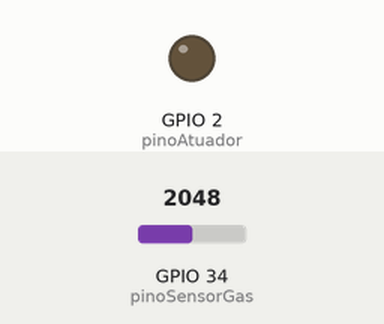
Bench run of a sketch on a simulated ESP32. On the bench: output pins drawn as LEDs (lit = HIGH). The inputs (shaded band) are chosen by the test bench; at power-on: GPIO 34 (pinoSensorGas) = 2048. WiFi joins after 1.5 s; servers stay silent unless stated; random numbers use the default seed unless the sketch sets one; no MQTT or app messages arrive unless stated; what the sketch prints to the serial monitor is not drawn.

Above: at 0.1 s.
At 2.1 s:
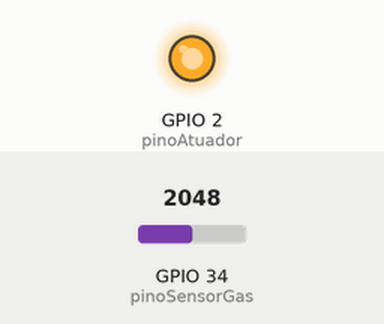
Timing chart, 0 to 3.6 s (numbered marks = the images above):
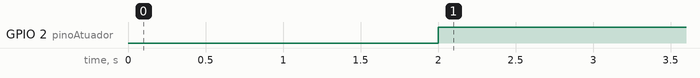

Measured:
- by itself, GPIO 2 (pinoAtuador): LOW → HIGH at 2.0 s

The sketch:

main.ino
```cpp
#include <WiFi.h>
#include <PubSubClient.h>

// Configurações de Wi-Fi (Padrão do Wokwi)
const char* ssid = "Wokwi-GUEST";
const char* password = "";

// Configurações do Broker MQTT (HiveMQ Público)
const char* mqtt_server = "broker.hivemq.com";
const int mqtt_port = 1883;
const char* topico_publicacao = "cidade/qualidade_ar/luan";

WiFiClient espClient;
PubSubClient client(espClient);

// Pinos ajustados para o ESP32
const int pinoSensorGas = 34; // Potenciômetro simulando o MQ-135 (Pino Analógico)
const int pinoAtuador = 2;    // LED de Alerta (Pino Digital)

long ultimaMensagem = 0;

void setup_wifi() {
  delay(10);
  Serial.println();
  Serial.print("Conectando a ");
  Serial.println(ssid);
  WiFi.begin(ssid, password);
  while (WiFi.status() != WL_CONNECTED) {
    delay(500);
    Serial.print(".");
  }
  Serial.println("\nWiFi conectado.");
}

void reconnect() {
  while (!client.connected()) {
    Serial.print("Tentando conexão MQTT...");
    String clientId = "ESP32Client-";
    clientId += String(random(0xffff), HEX);

    if (client.connect(clientId.c_str())) {
      Serial.println("Conectado ao Broker MQTT!");
    } else {
      Serial.print("Falhou, rc=");
      Serial.print(client.state());
      Serial.println(" Tentando novamente em 5 segundos");
      delay(5000);
    }
  }
}

void setup() {
  pinMode(pinoAtuador, OUTPUT);
  digitalWrite(pinoAtuador, LOW);
  Serial.begin(115200);
  setup_wifi();
  client.setServer(mqtt_server, mqtt_port);
}

void loop() {
  if (!client.connected()) {
    reconnect();
  }
  client.loop();

  long agora = millis();
  if (agora - ultimaMensagem > 2000) { // Envia dados a cada 2 segundos
    ultimaMensagem = agora;

    int nivelGas = analogRead(pinoSensorGas);

    // Lógica do Atuador Local
    if (nivelGas > 2000) {
      digitalWrite(pinoAtuador, HIGH); // Liga o Alerta
    } else {
      digitalWrite(pinoAtuador, LOW);  // Desliga o Alerta
    }

    // Estruturando os dados trafegados em JSON
    String payload = "{\"poluicao_ppm\": " + String(nivelGas) + "}";

    Serial.print("Publicando mensagem: ");
    Serial.println(payload);

    client.publish(topico_publicacao, payload.c_str());
  }
}
```
